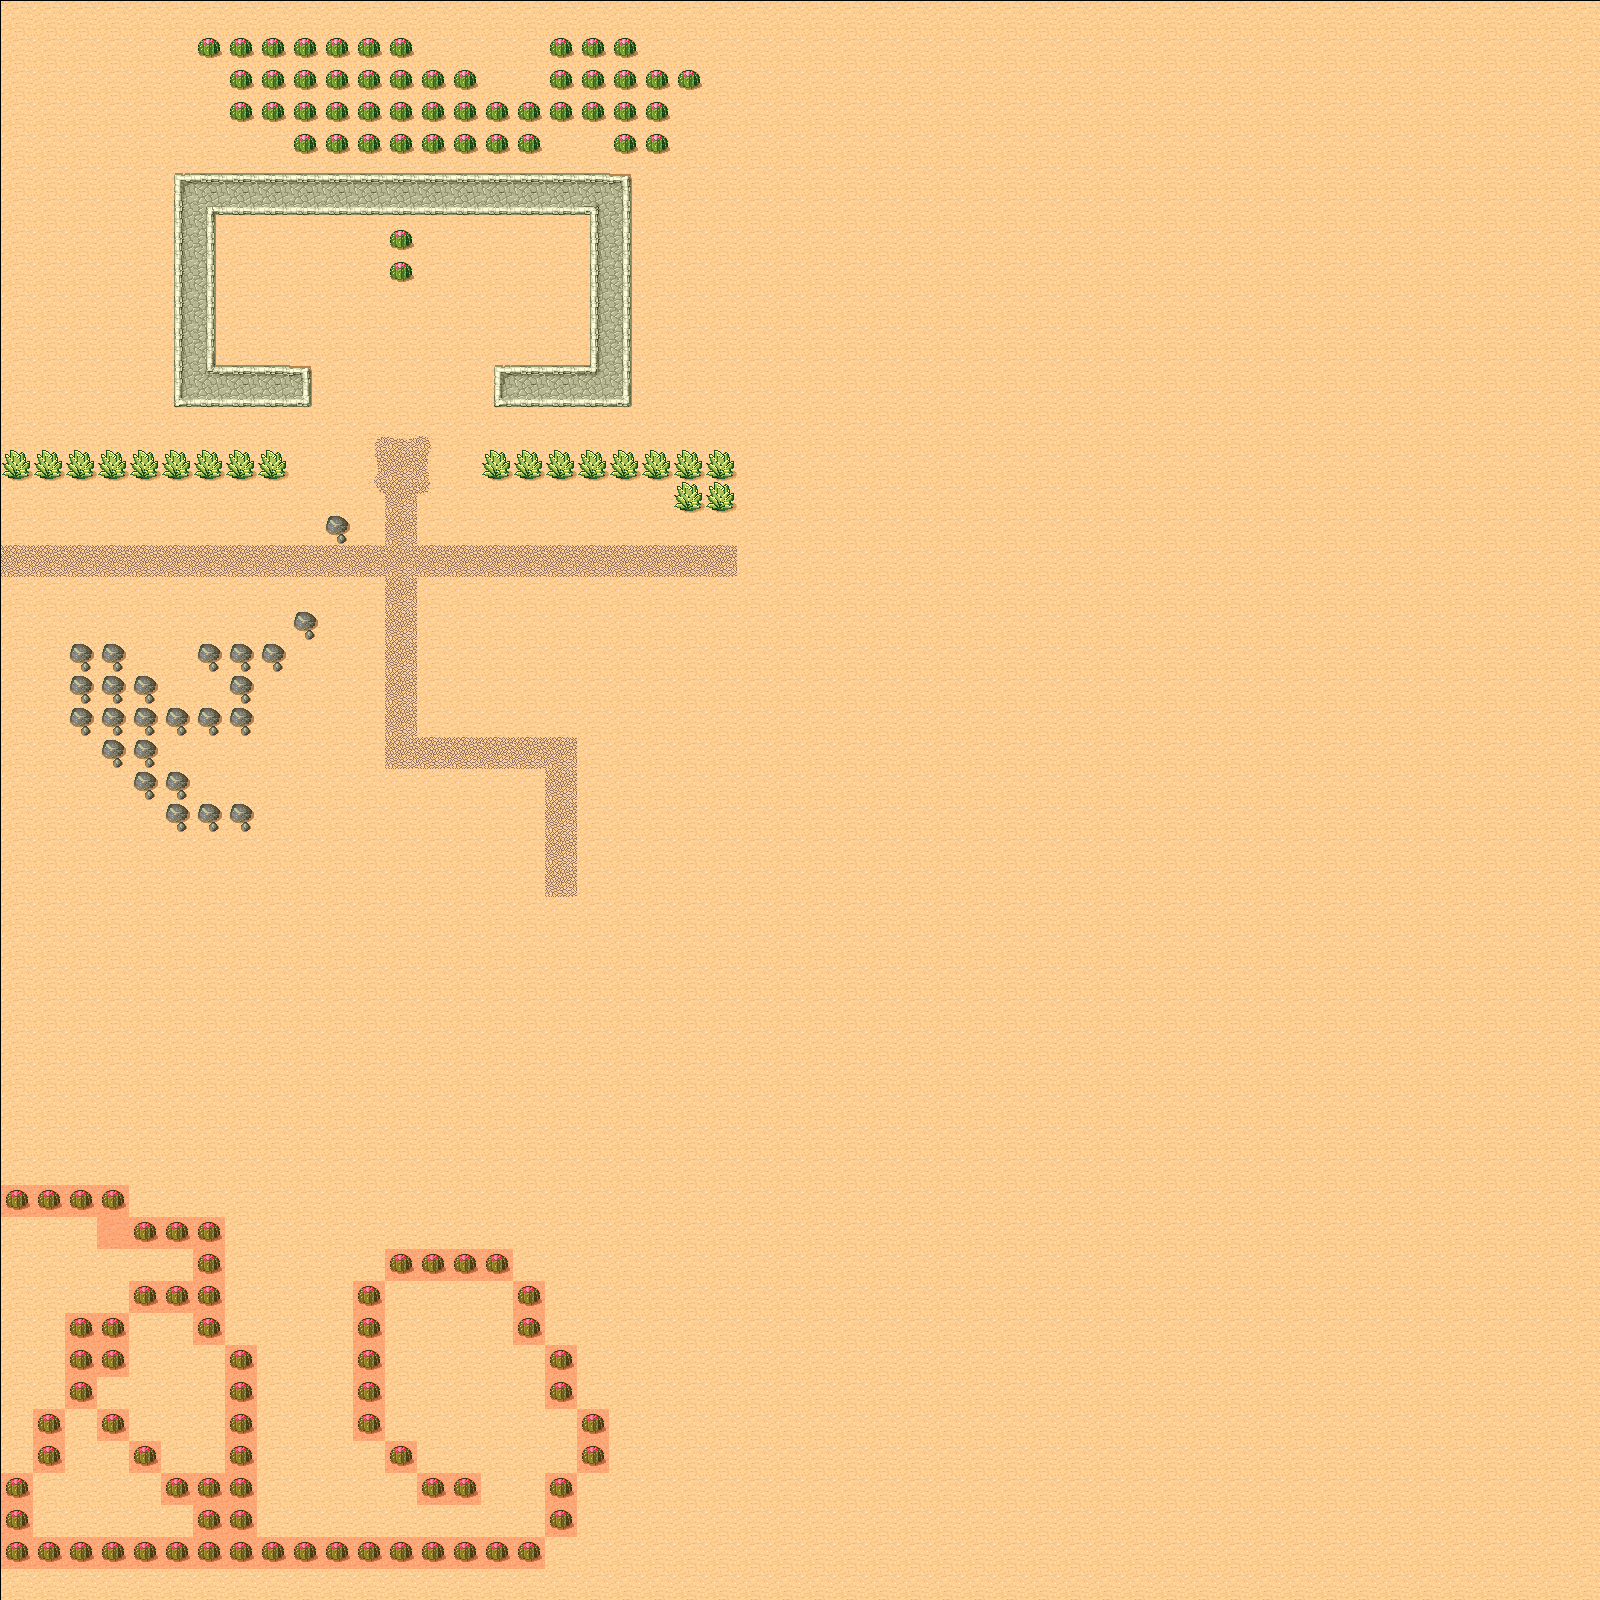

Tiled map render using the project's own tile images. Description and the map definition, with tile-layer contents summarised, below:
An orthogonal 50x50 tile map with 32x32 px tiles, 2 tile layers (Background, meta), 2 tilesets and 1 object (SpawnPoint).

<map version="1.0" orientation="orthogonal" width="50" height="50" tilewidth="32" tileheight="32">
 <tileset firstgid="1" name="tmw_desert_spacing" tilewidth="32" tileheight="32" spacing="1" margin="1">
  <tileoffset x="1" y="1" />
  <image source="tmw_desert_spacing.png" width="265" height="199" />
 </tileset>
 <tileset firstgid="49" name="meta_tiles" tilewidth="32" tileheight="32" spacing="1" margin="1">
  <tileoffset x="1" y="1" />
  <image source="meta_tiles.png" width="67" height="34" />
  <tile id="0">
   <properties>
    <property name="Collidable" value="wxx" />
   </properties>
  </tile>
  <tile id="1">
   <properties>
    <property name="Collidable" value="true" />
   </properties>
  </tile>
 </tileset>
 <layer name="Background" width="50" height="50">
  <data>[2500 cells, 2500 non-empty, 24 distinct tile ids]</data>
 </layer>
 <objectgroup name="object" width="50" height="50">
  <object name="SpawnPoint" x="384" y="960" width="43" />
 </objectgroup>
 <layer name="meta" width="50" height="50">
  <data>[2500 cells, 70 non-empty, 1 distinct tile ids]</data>
 </layer>
</map>
